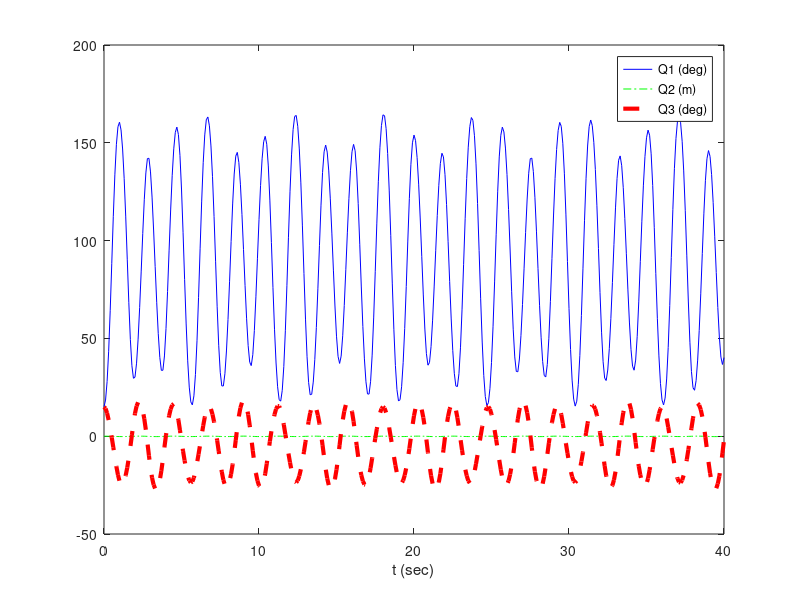

Here is the MATLAB script that generated this plot:
function [t,VAR,Output] = Exam2_matlab
%===========================================================================
% File: Exam2_matlab.m created May 08 2019 by MotionGenesis 5.9.
% Portions copyright (c) 2009-2019 Motion Genesis LLC.  Rights reserved.
% MotionGenesis Student Licensee: clayFreeman19. (until February 2022).
% Paid-up MotionGenesis Student licensees are granted the right
% to distribute this code for legal student-academic (non-professional) purposes only,
% provided this copyright notice appears in all copies and distributions.
%===========================================================================
% The software is provided "as is", without warranty of any kind, express or    
% implied, including but not limited to the warranties of merchantability or    
% fitness for a particular purpose. In no event shall the authors, contributors,
% or copyright holders be liable for any claim, damages or other liability,     
% whether in an action of contract, tort, or otherwise, arising from, out of, or
% in connection with the software or the use or other dealings in the software. 
%===========================================================================
% % Kinematical Equations %%%
% % Rotations %%%
% % Translations %%%
% % Constraints %%%
% % Forces %%%
%===========================================================================
eventDetectedByIntegratorTerminate1OrContinue0 = [];
U2=0; Q1Dt=0; Q2Dt=0; Q3Dt=0; U1Dt=0; U3Dt=0;


%-------------------------------+--------------------------+-------------------+-----------------
% Quantity                      | Value                    | Units             | Description
%-------------------------------|--------------------------|-------------------|-----------------
g                               =  9.81;                   % m/s^2               Constant
IA                              =  0.12;                   % kg*m^2              Constant
IC                              =  0.04;                   % kg*m^2              Constant
jB                              =  0.06;                   % kg*m^2              Constant
L                               =  0.8;                    % m                   Constant
Ma                              =  0.5;                    % kg                  Constant
Mb                              =  1.0;                    % kg                  Constant
Mc                              =  0.3;                    % kg                  Constant
rB                              =  0.3;                    % m                   Constant
tB                              =  0.1745;                 % rad                 Constant

Q1                              =  0.2618;                 % rad                 Initial Value
Q2                              =  0.02;                   % m                   Initial Value
Q3                              =  0.2618;                 % rad                 Initial Value
U1                              =  0.0873;                 % rad/s               Initial Value
U3                              =  0.0;                    % rad/s               Initial Value

tInitial                        =  0.0;                    % second              Initial Time
tFinal                          =  40.0;                   % second              Final Time
tStep                           =  0.1;                    % second              Integration Step
printIntScreen                  =  1;                      % 0 or +integer       0 is NO screen output
printIntFile                    =  1;                      % 0 or +integer       0 is NO file   output
absError                        =  1.0E-07;                %                     Absolute Error
relError                        =  1.0E-08;                %                     Relative Error
%-------------------------------+--------------------------+-------------------+-----------------

% Unit conversions
RADtoDEG = 180.0 / pi;

VAR = SetMatrixFromNamedQuantities;
[t,VAR,Output] = IntegrateForwardOrBackward( tInitial, tFinal, tStep, absError, relError, VAR, printIntScreen, printIntFile );
OutputToScreenOrFile( [], 0, 0 );   % Close output files.
PlotOutputFiles;


%===========================================================================
function sys = mdlDerivatives( t, VAR, uSimulink )
%===========================================================================
SetNamedQuantitiesFromMatrix( VAR );
Q1Dt = U1;
U2 = rB*U3;
Q2Dt = U2;
Q3Dt = U3;

COEF = zeros( 2, 2 );
COEF(1,1) = IC + 0.5625*Mc*L^2;
COEF(1,2) = -0.75*Mc*L*Q2*cos(Q1);
COEF(2,1) = -0.75*Mc*L*Q2*cos(Q1);
COEF(2,2) = IA + jB + Mb*Q2^2 + Ma*(L^2+2*L*rB+Q2^2) + 0.5625*Mc*(1.777777777777778*Q2^2+L^2*(2.666666666666667+sin(Q1))^2)  ...
+ rB*(Ma*rB+Mb*rB+Mc*(rB+1.5*L*(2.666666666666667+sin(Q1))));
RHS = zeros( 1, 2 );
RHS(1) = 0.5625*Mc*L*cos(Q1)*(1.333333333333333*g*cos(tB+Q3)+U3*(2.666666666666667*U2+2.666666666666667*L*U3+L*sin(Q1)*U3));
RHS(2) = rB*U3*(Ma*Q2*U3+Mb*Q2*U3+Mc*(Q2*U3-1.5*L*cos(Q1)*U1)) - 0.75*g*(1.333333333333333*Mb*(rB*sin(tB+Q3)+Q2*cos(tB+Q3))+1.333333333333333*  ...
Ma*(L*sin(tB+Q3)+rB*sin(tB+Q3)+Q2*cos(tB+Q3))+Mc*(1.333333333333333*rB*sin(tB+Q3)+1.333333333333333*Q2*cos(tB+Q3)+L*sin(tB+Q3)*(  ...
2.666666666666667+sin(Q1)))) - 2*Ma*Q2*U2*U3 - 2*Mb*Q2*U2*U3 - 0.75*Mc*(2.666666666666667*Q2*U2*U3+L*Q2*sin(Q1)*U1^2+1.5*L^2*cos(  ...
Q1)*(2.666666666666667+sin(Q1))*U1*U3);
SolutionToAlgebraicEquations = COEF \ transpose(RHS);

% Update variables after uncoupling equations
U1Dt = SolutionToAlgebraicEquations(1);
U3Dt = SolutionToAlgebraicEquations(2);

sys = transpose( SetMatrixOfDerivativesPriorToIntegrationStep );
end



%===========================================================================
function VAR = SetMatrixFromNamedQuantities
%===========================================================================
VAR = zeros( 1, 5 );
VAR(1) = Q1;
VAR(2) = Q2;
VAR(3) = Q3;
VAR(4) = U1;
VAR(5) = U3;
end


%===========================================================================
function SetNamedQuantitiesFromMatrix( VAR )
%===========================================================================
Q1 = VAR(1);
Q2 = VAR(2);
Q3 = VAR(3);
U1 = VAR(4);
U3 = VAR(5);
end


%===========================================================================
function VARp = SetMatrixOfDerivativesPriorToIntegrationStep
%===========================================================================
VARp = zeros( 1, 5 );
VARp(1) = Q1Dt;
VARp(2) = Q2Dt;
VARp(3) = Q3Dt;
VARp(4) = U1Dt;
VARp(5) = U3Dt;
end



%===========================================================================
function Output = mdlOutputs( t, VAR, uSimulink )
%===========================================================================
Output = zeros( 1, 4 );
Output(1) = t;
Output(2) = Q1*RADtoDEG;
Output(3) = Q2;
Output(4) = Q3*RADtoDEG;
end


%===========================================================================
function OutputToScreenOrFile( Output, shouldPrintToScreen, shouldPrintToFile )
%===========================================================================
persistent FileIdentifier hasHeaderInformationBeenWritten;

if( isempty(Output) ),
   if( ~isempty(FileIdentifier) ),
      fclose( FileIdentifier(1) );
      clear FileIdentifier;
      fprintf( 1, '\n Output is in the file Exam2_matlab.1\n\n' );
   end
   clear hasHeaderInformationBeenWritten;
   return;
end

if( isempty(hasHeaderInformationBeenWritten) ),
   if( shouldPrintToScreen ),
      fprintf( 1,                '%%       t             Q1             Q2             Q3\n' );
      fprintf( 1,                '%%     (sec)          (deg)           (m)           (deg)\n\n' );
   end
   if( shouldPrintToFile && isempty(FileIdentifier) ),
      FileIdentifier(1) = fopen('Exam2_matlab.1', 'wt');   if( FileIdentifier(1) == -1 ), error('Error: unable to open file Exam2_matlab.1'); end
      fprintf(FileIdentifier(1), '%% FILE: Exam2_matlab.1\n%%\n' );
      fprintf(FileIdentifier(1), '%%       t             Q1             Q2             Q3\n' );
      fprintf(FileIdentifier(1), '%%     (sec)          (deg)           (m)           (deg)\n\n' );
   end
   hasHeaderInformationBeenWritten = 1;
end

if( shouldPrintToScreen ), WriteNumericalData( 1,                 Output(1:4) );  end
if( shouldPrintToFile ),   WriteNumericalData( FileIdentifier(1), Output(1:4) );  end
end


%===========================================================================
function WriteNumericalData( fileIdentifier, Output )
%===========================================================================
numberOfOutputQuantities = length( Output );
if( numberOfOutputQuantities > 0 ),
   for( i = 1 : numberOfOutputQuantities ),
      fprintf( fileIdentifier, ' %- 14.6E', Output(i) );
   end
   fprintf( fileIdentifier, '\n' );
end
end



%===========================================================================
function PlotOutputFiles
%===========================================================================
if( printIntFile == 0 ),  return;  end
figure;
data = load( 'Exam2_matlab.1' ); 
plot( data(:,1),data(:,2),'-b', data(:,1),data(:,3),'-.g', data(:,1),data(:,4),'--r', 'LineWidth',3 );
legend( 'Q1 (deg)', 'Q2 (m)', 'Q3 (deg)' );
xlabel('t (sec)');   % ylabel('Some y-axis label');   title('Some plot title');
clear data;
end



%===========================================================================
function [functionsToEvaluateForEvent, eventTerminatesIntegration1Otherwise0ToContinue, eventDirection_AscendingIs1_CrossingIs0_DescendingIsNegative1] = EventDetection( t, VAR, uSimulink )
%===========================================================================
% Detects when designated functions are zero or cross zero with positive or negative slope.
% Step 1: Uncomment call to mdlDerivatives and mdlOutputs.
% Step 2: Change functionsToEvaluateForEvent,                      e.g., change  []  to  [t - 5.67]  to stop at t = 5.67.
% Step 3: Change eventTerminatesIntegration1Otherwise0ToContinue,  e.g., change  []  to  [1]  to stop integrating.
% Step 4: Change eventDirection_AscendingIs1_CrossingIs0_DescendingIsNegative1,  e.g., change  []  to  [1].
% Step 5: Possibly modify function EventDetectedByIntegrator (if eventTerminatesIntegration1Otherwise0ToContinue is 0).
%---------------------------------------------------------------------------
% mdlDerivatives( t, VAR, uSimulink );        % UNCOMMENT FOR EVENT HANDLING
% mdlOutputs(     t, VAR, uSimulink );        % UNCOMMENT FOR EVENT HANDLING
functionsToEvaluateForEvent = [];
eventTerminatesIntegration1Otherwise0ToContinue = [];
eventDirection_AscendingIs1_CrossingIs0_DescendingIsNegative1 = [];
eventDetectedByIntegratorTerminate1OrContinue0 = eventTerminatesIntegration1Otherwise0ToContinue;
end


%===========================================================================
function [isIntegrationFinished, VAR] = EventDetectedByIntegrator( t, VAR, nIndexOfEvents )
%===========================================================================
isIntegrationFinished = eventDetectedByIntegratorTerminate1OrContinue0( nIndexOfEvents );
if( ~isIntegrationFinished ),
   SetNamedQuantitiesFromMatrix( VAR );
%  Put code here to modify how integration continues.
   VAR = SetMatrixFromNamedQuantities;
end
end



%===========================================================================
function [t,VAR,Output] = IntegrateForwardOrBackward( tInitial, tFinal, tStep, absError, relError, VAR, printIntScreen, printIntFile )
%===========================================================================
OdeMatlabOptions = odeset( 'RelTol',relError, 'AbsTol',absError, 'MaxStep',tStep, 'Events',@EventDetection );
t = tInitial;                 epsilonT = 0.001*tStep;                   tFinalMinusEpsilonT = tFinal - epsilonT;
printCounterScreen = 0;       integrateForward = tFinal >= tInitial;    tAtEndOfIntegrationStep = t + tStep;
printCounterFile   = 0;       isIntegrationFinished = 0;
mdlDerivatives( t, VAR, 0 );
while 1,
   if( (integrateForward && t >= tFinalMinusEpsilonT) || (~integrateForward && t <= tFinalMinusEpsilonT) ), isIntegrationFinished = 1;  end
   shouldPrintToScreen = printIntScreen && ( isIntegrationFinished || printCounterScreen <= 0.01 );
   shouldPrintToFile   = printIntFile   && ( isIntegrationFinished || printCounterFile   <= 0.01 );
   if( isIntegrationFinished || shouldPrintToScreen || shouldPrintToFile ),
      Output = mdlOutputs( t, VAR, 0 );
      OutputToScreenOrFile( Output, shouldPrintToScreen, shouldPrintToFile );
      if( isIntegrationFinished ), break;  end
      if( shouldPrintToScreen ), printCounterScreen = printIntScreen;  end
      if( shouldPrintToFile ),   printCounterFile   = printIntFile;    end
   end
   [TimeOdeArray, VarOdeArray, timeEventOccurredInIntegrationStep, nStatesArraysAtEvent, nIndexOfEvents] = ode45( @mdlDerivatives, [t tAtEndOfIntegrationStep], VAR, OdeMatlabOptions, 0 );
   if( isempty(timeEventOccurredInIntegrationStep) ),
      lastIndex = length( TimeOdeArray );
      t = TimeOdeArray( lastIndex );
      VAR = VarOdeArray( lastIndex, : );
      printCounterScreen = printCounterScreen - 1;
      printCounterFile   = printCounterFile   - 1;
      if( abs(tAtEndOfIntegrationStep - t) >= abs(epsilonT) ), warning('numerical integration failed'); break;  end
      tAtEndOfIntegrationStep = t + tStep;
      if( (integrateForward && tAtEndOfIntegrationStep > tFinal) || (~integrateForward && tAtEndOfIntegrationStep < tFinal) ) tAtEndOfIntegrationStep = tFinal;  end
   else
      t = timeEventOccurredInIntegrationStep( 1 );    % time  at firstEvent = 1 during this integration step.
      VAR = nStatesArraysAtEvent( 1, : );             % state at firstEvent = 1 during this integration step.
      printCounterScreen = 0;
      printCounterFile   = 0;
      [isIntegrationFinished, VAR] = EventDetectedByIntegrator( t, VAR, nIndexOfEvents(1) );
   end
end
end


%=====================================
end    % End of function Exam2_matlab
%=====================================
